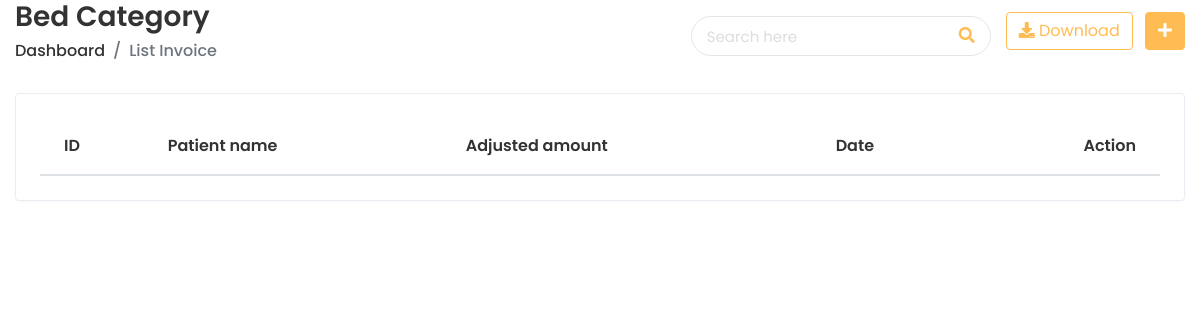
Before: /app/invoicelist/ (signed in) with the older database file.
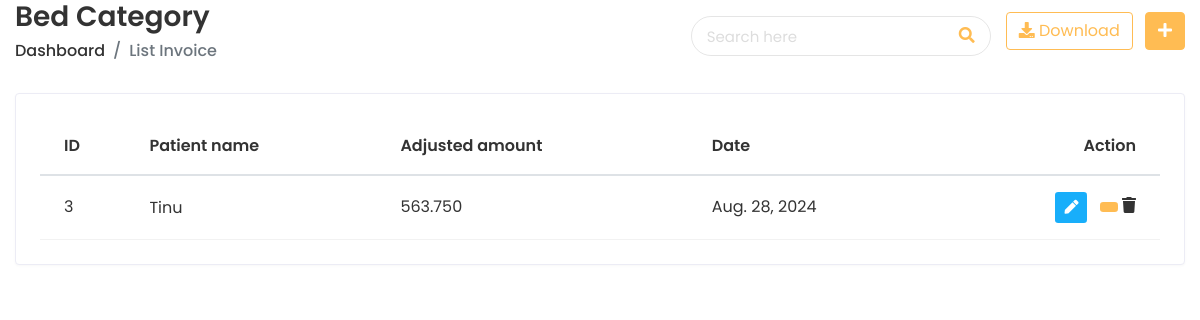
After: the same page with the newer database file.
### doctor/models.py (models this page shows, shortened)
class MainInvoice(models.Model):
    patient = models.ForeignKey(PatientDetails, on_delete=models.CASCADE)
    date = models.DateField()
    total_amount = models.CharField(max_length=50, blank=True, null=True)
    discount_amount = models.CharField(max_length=50, blank=True, null=True)
    discount_percentage = models.CharField(max_length=50, blank=True, null=True)
    tax_percentage = models.CharField(max_length=50, blank=True, null=True)
    tax_amount = models.CharField(max_length=50, blank=True, null=True)
    adjusted_amount = models.CharField(max_length=50)

class PatientDetails(models.Model):
    patient_name = models.CharField(max_length=50)
    gender = models.CharField(
         max_length=20,
         choices=(("Male", "Male"), ("Female", "Female"), ("Other", "Other")),
     )
    blood_group = models.CharField(
        max_length=20, blank=True, null=True,
        choices=(
            ("O-", "O-"),
            ("O+", "O+"),
            ("A-", "A-"),
            ("A+", "A+"),
            ("B-", "B-"),
            ("B+", "B+"),
            ("AB-", "AB-"),
            ("AB+", "AB+"),
        ),
    )
    address = models.CharField(max_length=250, blank=True, null=True)
    state = models.CharField(max_length=200, blank=True, null=True)
    country = models.CharField(max_length=200, blank=True, null=True)
    pin_code = models.BigIntegerField(blank=True, null=True)
    email = models.EmailField(default="", max_length=50, unique=True)
    date_of_birth = models.DateField()
    phone_number = models.CharField(default="", max_length=20)
    patient_image = models.BinaryField(blank=True, null=True)
    created = models.DateTimeField(auto_now_add=True)
    updated = models.DateTimeField(auto_now=True)

### doctor/views.py (the view)
# urls.py: path("invoicelist/", views.invoice_list, name="invoice_list"),
@login_required
def invoice_list(request):
    page_size = int(request.GET.get('page_size', getattr(settings, 'PAGE_SIZE', 5)))
    page = request.GET.get('page', 1)
    search_query = request.GET.get('search', '')
    invoice = MainInvoice.objects.filter(
        Q(id__icontains=search_query),
        Q(date__icontains=search_query)
    )
    invoice_data = []
    for invoice_relate in invoice:
        existing_invoices = len(SubInvoice.objects.filter(invoice=invoice_relate))
        remaining_invoices = 1000 - existing_invoices
        invoice_data.append({'invoice': invoice, 'remaining_invoices': remaining_invoices})
    paginator = Paginator(invoice, page_size)
    try:
        invoice_page = paginator.page(page)
    except PageNotAnInteger:
        invoice_page = paginator.page(1)
    return render(request, "invoice/invoice_list.html", {'invoice_page': invoice_page, 'page_size': page_size, 'search_query': search_query})

### templates/invoice/invoice_list.html (shortened to what this page needs)
{% extends 'home/base-login.html' %}
{% load static %}
{% block content %}
      <div class="content container-fluid">
         <div class="page-header">
        <div class="row align-items-center">
           <div class="col">
              <h3 class="page-title">Bed Category</h3>
              <ul class="breadcrumb">
                 <li class="breadcrumb-item"><a href="{% url 'Invoiceindex' %}">Dashboard</a></li>
                 <li class="breadcrumb-item active">List Invoice</li>
              </ul>
           </div>
           <div class="top-nav-search">
            <form method="get" action="">
               <input type="text" id="search" class="form-control" placeholder="Search here" name="search" value="{{ search_query }}">
               <button class="btn" type="submit"><i class="fas fa-search"></i></button>
               </form>
            </div>
           <div class="col-auto text-right float-right ml-auto">
              <a href="#" class="btn btn-outline-primary mr-2"><i class="fas fa-download"></i> Download</a>
              <a href="add-student.html" class="btn btn-primary"><i class="fas fa-plus"></i></a>
           </div>
        </div>
     </div>
     <div class="row">
        <div class="col-sm-12">
           <div class="card card-table">
              <div class="card-body">
                 <div class="table-responsive">
                    <table class="table table-hover table-center mb-0 datatable">
                       <thead>
                          <tr>
                             <th>ID</th>
                             <th>Patient name</th>
                             <th>Adjusted amount</th>
                             <th>Date</th>
                             <th class="text-right">Action</th>
                          </tr>
                       </thead>
                       {% for item in invoice_page %}
                       <tbody>
                          <tr>
                             <td>{{ item.id }}</td>
                             <td>
                              <h2 class="#">
                                 <a href="{% url 'invoice_profile' item.id %}">{{ item.patient.patient_name }}</a>
                              </h2>
                             </td>
                             <td>
                                {{ item.adjusted_amount }}
                             </td>
                             <td>
                                {{ item.date }}
                             </td>
                             <td class="text-right">
                                <div class="actions">
                                 <a href="{% url 'invoice_edit' item.id %}" class="btn btn-sm bg-success-light mr-2">
                                   <i class="fas fa-pen"></i>
                                   </a>
                                   <a href="#" class="btn btn-sm bg-danger-light" onclick="confirmDelete('{{ item.patient.patient_name }}', '{{ item.id }}')"></a>
                                   <i class="fas fa-trash"></i>
                                </div>
                             </td>
                          </tr>
                       </tbody>
                       {% endfor %}
                    </table>
                 </div>
              </div>
            </div>
         </div>
  {% endblock %}

Changed rows visible on the page:
added MainInvoice: id "3", patient.patient_name "Tinu", adjusted_amount "563.750", date "Aug. 28, 2024"
